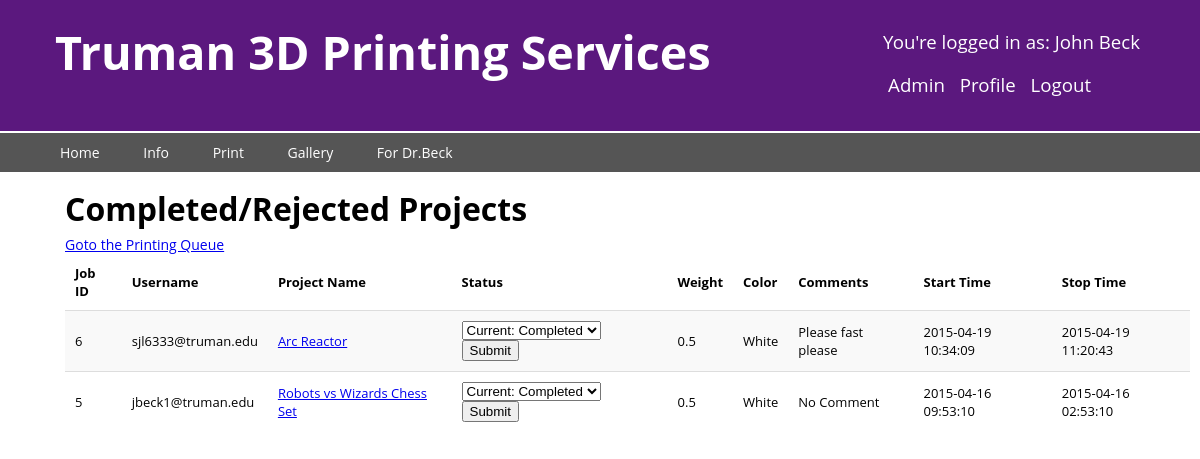
/admin2.php (signed in), run on the app's committed database.
### tables this page shows
CREATE TABLE PRINT_JOB(
  JobId INTEGER UNSIGNED NOT NULL AUTO_INCREMENT,
  PrinterId INTEGER UNSIGNED,
  PrinterEmail VARCHAR(255) NOT NULL,
  CreatorEmail VARCHAR(255) NOT NULL,
  ProjectName VARCHAR(255) NOT NULL,
  Status ENUM('Waiting', 'Printing', 'On Hold', 'Completed', 'Rejected') NOT NULL,
  StartTime DATETIME,
  StopTime DATETIME,
  SubmittedTime DATETIME,
  Length FLOAT,
  Width FLOAT,
  Height FLOAT,
  Color VARCHAR(255) NOT NULL,
  ChargedPrice DECIMAL(5,2),
  Comment TEXT,
  Weight FLOAT,
  MaterialType VARCHAR(255) NOT NULL,
  PRIMARY KEY (JobId),
  FOREIGN KEY (Color, MaterialType, PrinterId) REFERENCES CAN_PRINT(Color, Type, PrinterId),
  FOREIGN KEY (PrinterEmail) REFERENCES USER(Email),
  FOREIGN KEY (CreatorEmail, ProjectName) REFERENCES PROJECT(CreatorEmail, ProjectName) );

### admin2.php (the view, shortened to what this page needs)
 <?php
require_once( 'dbconnection.php' );
?>
<!DOCTYPE html>
<html>
  <head>
    <link rel="stylesheet" href="style.css" />
  </head>
  <body>
    <?php include('nav.php');
      if( isset( $_SESSION['loggedin'] ) &&
                 $_SESSION['loggedin'] == true &&
                 $_SESSION['aflag'] == 'T'):
    ?>
    <section class="maincontent">
      <h1>Completed/Rejected Projects</h1>
      <a href="admin.php">Goto the Printing Queue</a>
      <table>
        <?php
          $lines = file( PRINTJOB_HEADERS_FILE );
          $firstLine = array_shift($lines);
          $words = explode( "\t", $firstLine );
          ?><tr><?php
          foreach($words as $word):
            ?><th><?=$word?></th><?php
          endforeach;
          ?></tr><?php
          $query = "SELECT JobId, PrinterEmail, PJ.ProjectName, Status,
                      StartTime, StopTime, SubmittedTime, Length, Width, Height,
                      Color, MaterialType, Weight, ChargedPrice, Comment,
                      P.ProjectLink
                    FROM PRINT_JOB as PJ
                      NATURAL JOIN PROJECT as P
                    WHERE Status = 'Rejected' OR Status = 'Completed'
                    ORDER BY StopTime DESC";
          $statement = $db->prepare( $query );
          $statement->execute();
          $result = $statement->fetchAll();
          foreach($result as $tuples):
          ?><tr><?php
              ?><td><?=$tuples['JobId']?></td><?php
              ?><td><?=$tuples['PrinterEmail']?></td><?php
              ?><td><a href="<?=$tuples['ProjectLink']?>"><?=$tuples['ProjectName']?></td>
                <td>
                  <form action="admin2.php" method="post">
                    <select name="status">
                      <option value="<?=$tuples['Status']?>">Current: <?=$tuples['Status']?></option>
                    </select>
                    <button type="submit" name="submit">Submit</button>
                  </form>
                  </td>
                  <td><?=$tuples['Weight']?></td><?php
                ?><td><?=$tuples['Color']?></td><?php
                ?><td><?=$tuples['Comment']?></td><?php
                ?><td><?=$tuples['StartTime']?></td><?php
                ?><td><?=$tuples['StopTime']?></td><?php
            ?></tr><?php
            endforeach;
          ?>
        </table>
        <?php else:
            $_SESSION['history'] = "Admin";
            header('Location: login.php');
          endif;
        ?>
      </section>
  </body>
</html>

### style.css (style rules this page uses)
body { margin: 0px; padding: 0px; font-size: 14px; font-family: "Open Sans", "Arial", sans-serif; }
section { margin-left: 55px; }
.maincontent { padding: 10px; }
h1 { margin: 5px; margin-left: 0px; font-size: 24pt; }
table { border-collapse: collapse; font-size: 13px; }
th { text-align: left; }
tr:nth-child(even) { background-color: #f9f9f9; }
tr:first-child { border-top: 0px; border-bottom:2px; }
tr { border-top: 1px solid #ddd; }
td, th { padding: 10px 10px; }

### data on the page
print_job: JobId "6", PrinterEmail "sjl6333@truman.edu", ProjectName "Arc Reactor", Weight "0.5", Color "White", Comment "Please fast please", StartTime "2015-04-19 10:34:09", StopTime "2015-04-19 11:20:43"
print_job: JobId "5", PrinterEmail "jbeck1@truman.edu", ProjectName "Robots vs Wizards Chess Set", Weight "0.5", Color "White", Comment "No Comment", StartTime "2015-04-16 09:53:10", StopTime "2015-04-16 02:53:10"

### other printed values
$_SESSION['firstname'] "John"
$_SESSION['lastname'] "Beck"
$word "Job ID"
$word "Username"
$word "Project Name"
$word "Status"
$word "Weight"
$word "Color"
$word "Comments"
$word "Start Time"
$word "Stop Time"
